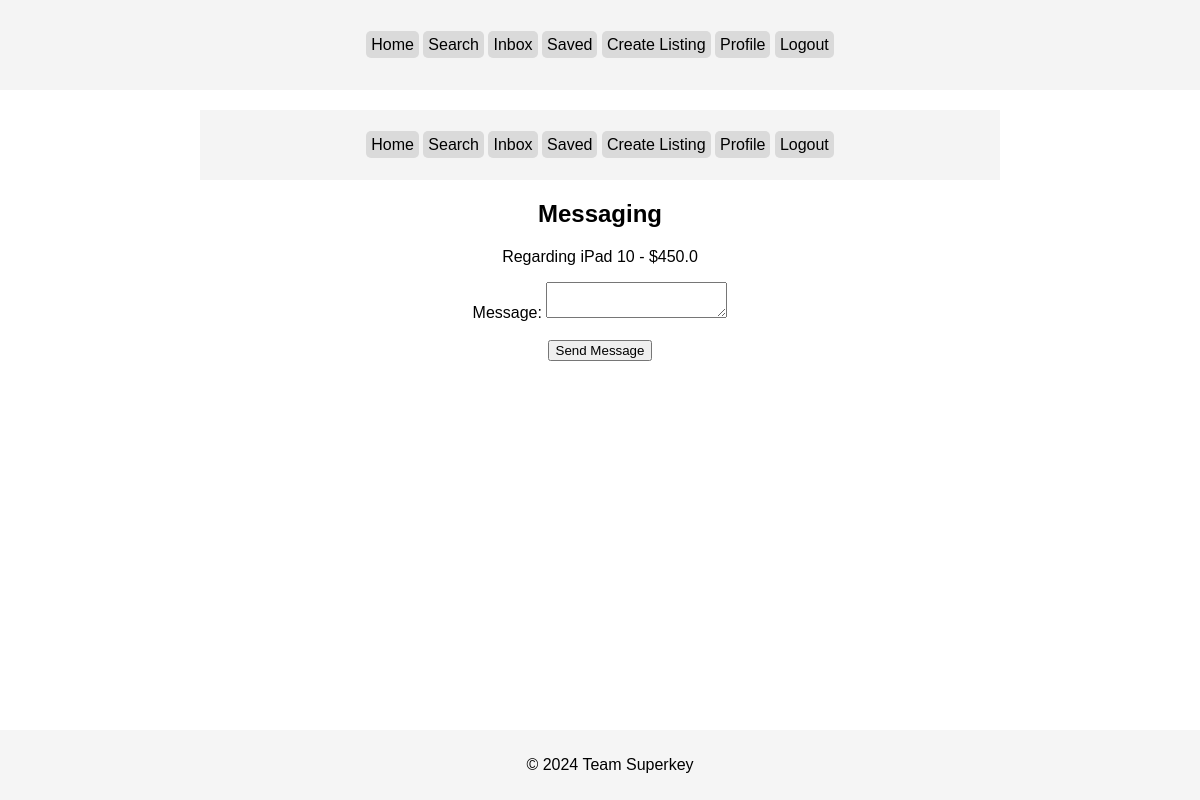
Before: /message-seller/1 (signed in) with the older database file.
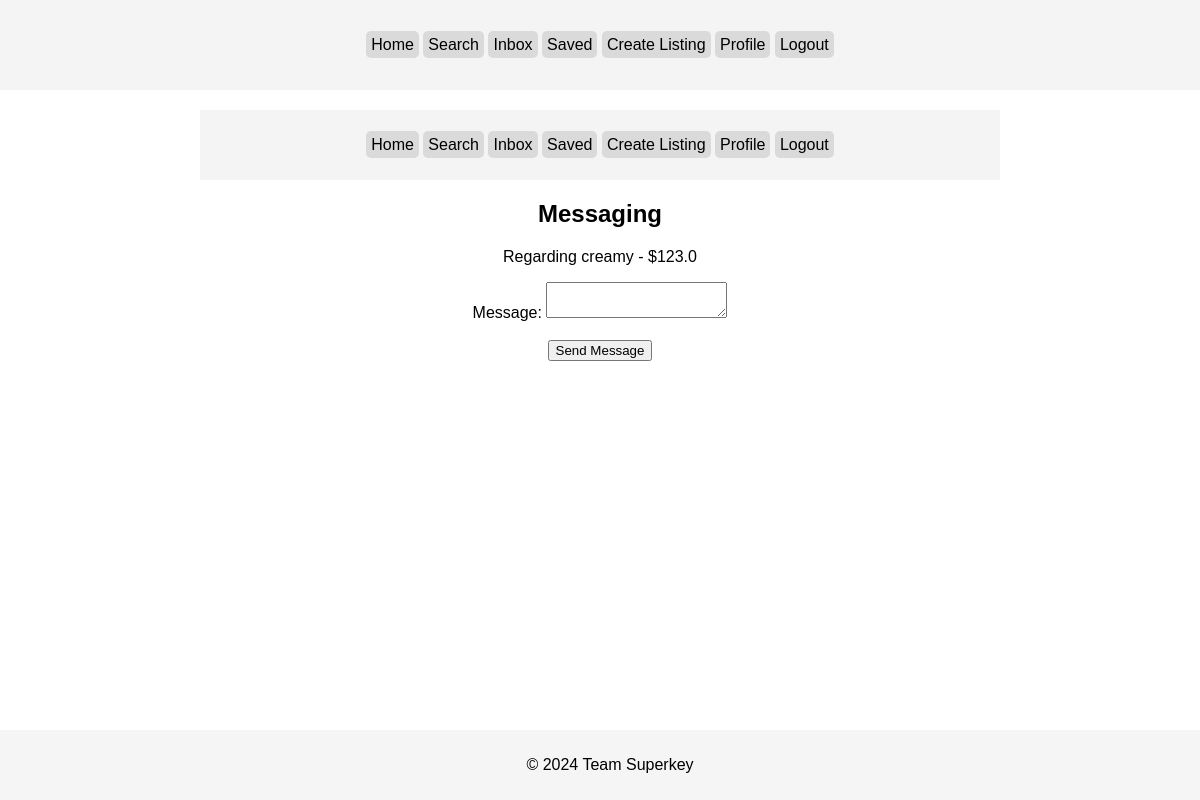
After: the same page with the newer database file.
### tables this page shows
CREATE TABLE listings (
            id INTEGER PRIMARY KEY AUTOINCREMENT,
            name TEXT NOT NULL,
            description TEXT,
            price REAL NOT NULL,
            image_path TEXT,
            dateposted TEXT NOT NULL,
            seller_id INTEGER NOT NULL,
            FOREIGN KEY (seller_id) REFERENCES users(id)
            
        );

### app.py (the view, shortened to what this page needs)
@app.route('/message-seller/<listing_id>', methods=['GET', 'POST'])
@login_required
def message_seller(listing_id):
    conn = get_db_connection()
    listing = conn.execute("SELECT * FROM listings WHERE id = :id", {'id': listing_id}).fetchone()
    seller_id = listing['seller_id']
    chat = conn.execute("""
        SELECT c.chat_id
        FROM chats c
        WHERE (listing_id = :listing_id AND seller_id = :seller_id AND buyer_id = :buyer_id) OR (listing_id = :listing_id AND seller_id = :buyer_id AND buyer_id = :seller_id)
    """, {'listing_id': listing_id, 'seller_id': seller_id, 'buyer_id': current_user.id}).fetchone()
    if chat:
        chat_id = chat['chat_id']
        conn.close()
        return redirect(url_for('chat', chat_id=chat_id))
    conn.close()
    return render_template('message_seller.html', listing=listing)

### app.py (called while the page is built)
def get_db_connection():
    return db_session()

@login_manager.user_loader
def load_user(user_id):
    session = get_db_connection()
    user = session.execute('SELECT * FROM users WHERE id = :user_id', {'user_id': user_id}).fetchone()
    session.close()
    if user:
        return User(user['id'], user['username'])
    return None

@app.teardown_appcontext
def shutdown_session(exception=None):
    db_session.remove()

@app.context_processor
def unread_message_count():
    if current_user.is_authenticated:
        conn = get_db_connection()
        unread_count = conn.execute("""
            SELECT COUNT(*) AS unread_count
            FROM messages
            WHERE chat_id IN (
                SELECT chat_id
                FROM chats
                WHERE (buyer_id = :user_id OR seller_id = :user_id)
            ) AND read_status = "0" AND sender_id != :user_id
        """, {'user_id': current_user.id}).fetchone()
        conn.close()
        return (unread_count)
    return {'unread_count': 0}

### templates/message_seller.html
{% extends 'base.html' %} {% block title %}Home | HawkSwap{% endblock %} {%
block content %} {% include 'header.html' %}
<h2>Messaging {{listing.seller}}</h2>
<p>Regarding {{listing.name}} - ${{listing.price}}</p>
<form action="/message-seller/{{ listing.id }}" method="post">
  <label for="message">Message:</label>
  <textarea id="message" name="message"></textarea><br /><br />
  <input type="submit" value="Send Message" />
</form>
{% endblock %}

Changed rows visible on the page:
changed listings: name "iPad 10" → "creamy"; price "450.0" → "123.0"
